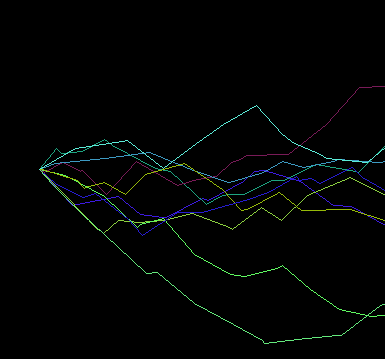

Write the Python code that produced this figure.
"""
   多线程绘画.py
"""
from random import random,randint
from turtle import Turtle,Screen
from threading import Thread

def randomcolor():
    """随机生成颜色"""
    r = random()
    g = random()
    b = random()
    return r,g,b
    
def run():
    """生成海龟让它移动100次"""
    t = Turtle(shape='turtle')
    t.speed(1)
    t.color(randomcolor())
    for _ in range(100):           # 重复100次
        fx = randint(-50,50)       # 生成-50到50之间的整数
        t.setheading(fx)           # 把fx设置为海龟的方向
        t.fd(randint(1,50))        # 随机移动一定的距离

screen = Screen()
screen.bgcolor('black')

# 创建十个线程并启动它们
[Thread(target=run).start() for _ in range(10)]

screen.mainloop()       # 这行代码一定要，是主线程
